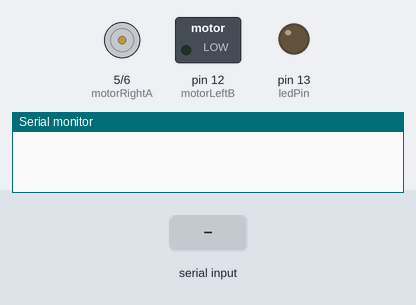
Bench run of a sketch on a simulated Arduino Uno, built with avr-gcc and run on an emulated ATmega328P. On the bench: motor-driver pin pairs drawn as motors (green arrow = first pin HIGH = forward, orange = second pin HIGH = backward, longer = more drive), switched loads named in the sketch (green lamp = pin HIGH), output pins drawn as LEDs (lit = HIGH), the last lines printed to the serial monitor. The inputs (shaded band) are chosen by the test bench.

Above: at 1.2 s.
1.3 s: "F" received over Serial
At 1.8 s:
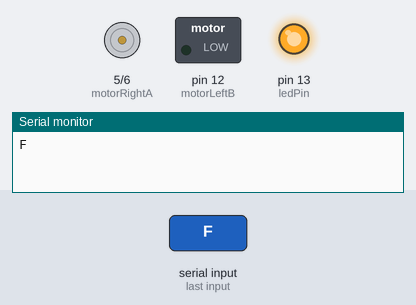
2.8 s: "B" received over Serial
4.3 s: "R" received over Serial
Timing chart, 0 to 7.3 s (numbered marks = the images above; inputs shaded):
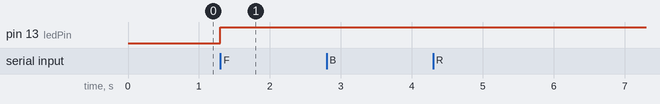

The sketch:

bluetooth_carnew.ino
```cpp
 int ledPin=13;
int motorRightA = 5;    //Right Motor-clockwise
int motorRightB = 6;   //Right Motor-anticlockwise
int motorLeftA = 11;    //Left Motor-clockwise
int motorLeftB = 12;    //Left Motor-clockwise

char bt;
/*-----------------------------------------------------------------------------------------------------*/

void setup()
{
  Serial.begin(9600);
  pinMode(ledPin,OUTPUT);
  pinMode(motorRightA,OUTPUT);
  pinMode(motorRightB,OUTPUT);
  pinMode(motorRightB,OUTPUT);
  pinMode(motorLeftB,OUTPUT);
}
void loop()
{
  if (Serial.available() > 0)
  {
    bt = Serial.read();
    Serial.println(bt);
    digitalWrite(ledPin, HIGH);
    /*_________________________________________________________________________________________________*/

    if(bt == 'F')        //move forward
    {
      digitalWrite(motorRightA, HIGH);
      digitalWrite(motorRightB, LOW);
      digitalWrite(motorLeftA,  HIGH);
      digitalWrite(motorLeftB, LOW);
    }
    else if (bt == 'B')       //move backward
    {
      digitalWrite(motorRightA, LOW);
      digitalWrite(motorRightB, HIGH);
      digitalWrite(motorLeftA, LOW);
      digitalWrite(motorLeftB, HIGH);
    }
    else if (bt == 'R')    //right
    {
      digitalWrite(motorRightA, HIGH);
      digitalWrite(motorRightB, LOW);
      digitalWrite(motorLeftA, LOW);
      digitalWrite(motorLeftB, LOW);
    }
    else if (bt == 'L')     //left
    {
      digitalWrite(motorRightA, LOW);
      digitalWrite(motorRightB, LOW);
      digitalWrite(motorLeftA, HIGH);
      digitalWrite(motorLeftB, LOW);
    }
    else if (bt == 'I')    //forward right
    {
      digitalWrite(motorRightA, HIGH);
      digitalWrite(motorRightB, LOW);
      digitalWrite(motorLeftA, LOW);
      digitalWrite(motorLeftB, HIGH);
    }
    else if (bt == 'G')    //forward left
    {
      digitalWrite(motorRightA, LOW);
      digitalWrite(motorRightB, HIGH);
      digitalWrite(motorLeftA, HIGH);
      digitalWrite(motorLeftB, LOW);
   }
   else (bt == 'S')  ;   //stop
    {
      digitalWrite(motorRightA, LOW);
      digitalWrite(motorRightB, LOW);
      digitalWrite(motorLeftA, LOW);
      digitalWrite(motorLeftB, LOW);
    }
    }

  }
```

Measured:
- after the input at 1.3 s, pin 13 (ledPin): LOW → HIGH at once
